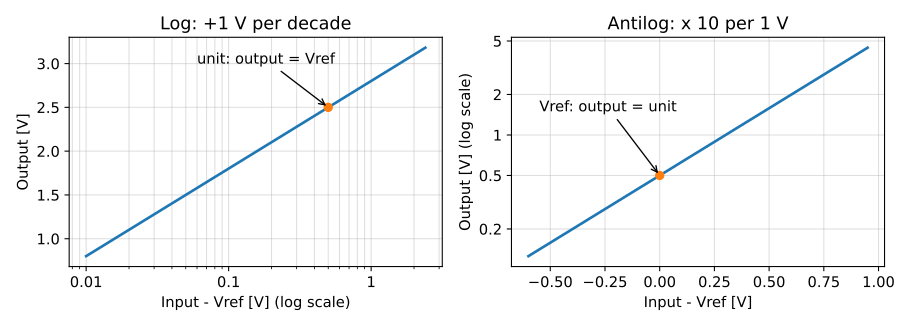

Recreate this plot in Python.
# SPDX-License-Identifier: MIT
"""Log and antilog of the module: the log output is a straight line against the input on a
logarithmic axis (slope per decade); the antilog output is a straight line on a
logarithmic output axis (the inverse)."""
import sys
import pathlib

import matplotlib.pyplot as plt
import numpy as np

sys.path.insert(0, str(pathlib.Path(__file__).resolve().parents[2] / "tools"))
from figures import save  # noqa: E402

SLOPE, UNIT = 1.0, 0.5
fig, (ax1, ax2) = plt.subplots(1, 2, figsize=(9.5, 3.4))
d = np.logspace(-2, np.log10(2.4), 100)
ax1.semilogx(d, 2.5 + SLOPE * np.log10(d / UNIT), lw=2)
ax1.plot([UNIT], [2.5], "o", color="C1")
ax1.annotate("unit: output = Vref", (UNIT, 2.5), (0.06, 3.0), arrowprops=dict(arrowstyle="->"))
ax1.set_xticks([0.01, 0.1, 1])
ax1.set_xticklabels(["0.01", "0.1", "1"])
ax1.set_xlabel("Input - Vref [V] (log scale)")
ax1.set_ylabel("Output [V]")
ax1.set_title("Log: +1 V per decade")
ax1.grid(True, which="both", alpha=0.4)

x = np.linspace(-0.6, 0.95, 100)
ax2.semilogy(x, UNIT * 10 ** (x / SLOPE), lw=2)
ax2.plot([0], [UNIT], "o", color="C1")
ax2.annotate("Vref: output = unit", (0, UNIT), (-0.55, 1.5), arrowprops=dict(arrowstyle="->"))
ax2.set_yticks([0.2, 0.5, 1, 2, 5])
ax2.set_yticklabels(["0.2", "0.5", "1", "2", "5"])
ax2.minorticks_off()
ax2.set_xlabel("Input - Vref [V]")
ax2.set_ylabel("Output [V] (log scale)")
ax2.set_title("Antilog: x 10 per 1 V")
ax2.grid(True, which="both", alpha=0.4)
fig.tight_layout()
save(fig, pathlib.Path(__file__).with_name("response.svg"))
